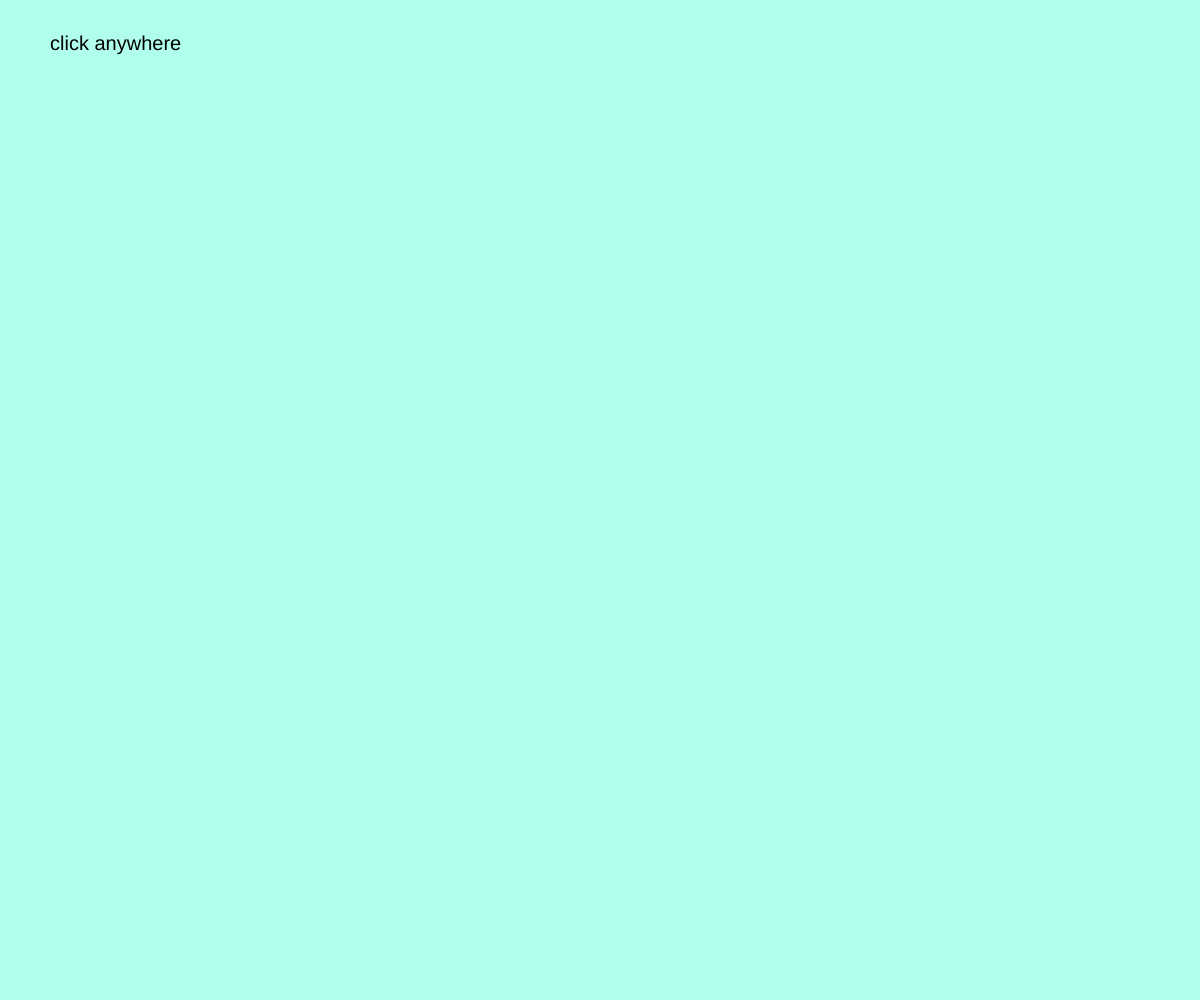
Frame 1 (no input)
Frame 60 (no input): identical to frame 1, image omitted
Frame 120 (the mouse pressed at the canvas centre since frame 60): identical to frame 1, image omitted

The p5.js sketch that drew this single still picture (run headless with seeded random() and noise() and a simulated clock; from frame 60 on, the mouse is pressed at the canvas centre):

// p5.js sketch
// ── sketch.js
var entities = [];
var g = 398/60;
var colorList = ['#86DEB7',
                 '#63B995',
                 '#FF6F59',
                 '#DB504A',
                 '#FED18C'];

var Entity = function (x, y) {
    this.color = [random(colorList)];
    this.x = x;
    this.y = y;
    this.speed = [random(-25,25),0];
    this.size = 70;
    this.update = function () {
        this.x += this.speed[0];
        this.y += this.speed[1];
        if (this.x + (this.size/2) > width || this.x < 0) {
            this.speed[0] = -this.speed[0];
            this.x += (this.speed[0] * 2);
        }
        if (this.y + (this.size/2) > height) {
            this.speed[1] = -this.speed[1]*0.7;
            this.y += (this.speed[1] * 2);
        }
        this.speed[1] += g;

    }

    this.draw = function () {
        ellipse(this.x, this.y, this.size);

    }
}


function setup() {
    createCanvas(windowWidth, windowHeight);
    background(0)
}

function draw() {
        background('#AFFFEC')
        noStroke();

    for (let i = 0; i < entities.length; i++) {
        entities[i].update();
    }
    for (let i = 0; i < entities.length; i++) {
        fill(entities[i].color);
        entities[i].draw();
    }
    textSize(20);
text('click anywhere', 50, 50);

}

document.onclick = function (e) {
    entities.push(new Entity(e.clientX,e.clientY));
}
